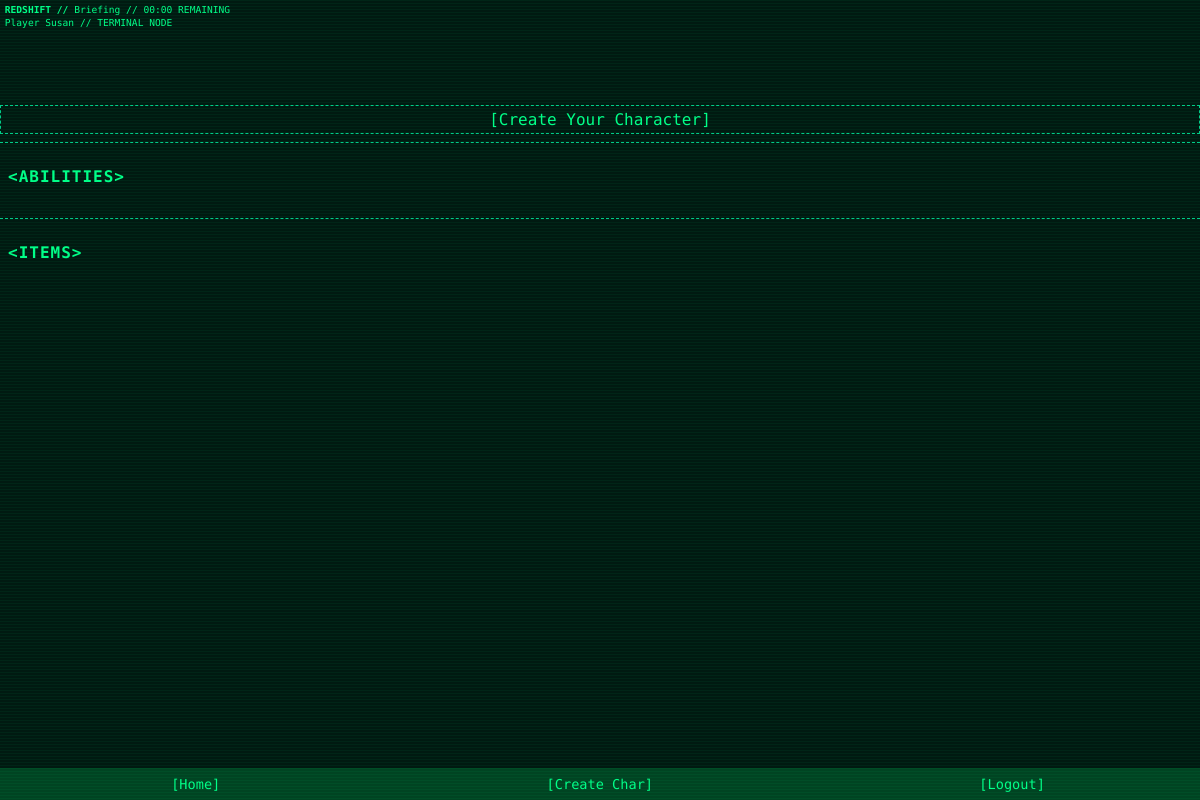
Page /dashboard (signed in) on the committed database.
### app/models.py (models this page shows)
class GameState(db.Model):
    id = db.Column(db.Integer, primary_key=True, default=1)
    current_phase = db.Column(db.String(50), default="Not Started")
    phase_started_at = db.Column(db.DateTime, nullable=True)
    phase_duration_minutes = db.Column(db.Integer, default=40)
    alert_level = db.Column(db.String(20), default="Nominal")

class User(UserMixin, db.Model):
    id = db.Column(db.Integer, primary_key=True)
    username = db.Column(db.String(64), unique=True, nullable=False)
    email = db.Column(db.String(120), unique=True, nullable=False)
    password = db.Column(db.String(128), nullable=False)
    is_verified = db.Column(db.Boolean, default=False)
    role = db.Column(db.String(20), default='Player')  # 'Player' or 'Control'
    theme = db.Column(db.String(32), default='theme-green')
    character = db.relationship("Character", backref="user", uselist=False)

### app/routes.py (the view)
@main_bp.route('/dashboard')
@login_required
def dashboard():
    state = GameState.query.get(1)
    now = datetime.now()
    if current_user.role == 'Control':
        from .models import User, Character
        all_users = User.query.all()
        all_characters = Character.query.all()
        return render_template('control/dashboard.html', users=all_users, characters=all_characters, state=state, now=now)
    else:
        character = current_user.character
        return render_template(
            'player/dashboard.html',
            character=current_user.character,
            state=state,
            now=now
        )

### app/models.py (called while the page is built)
@login_manager.user_loader
def load_user(user_id):
    return User.query.get(int(user_id))

### app/templates/player/dashboard.html (shortened to what this page needs)
{% extends "base.html" %}
{% block content %}
{% if current_user.character %}
<div class="character-block">
  <img src="{{ url_for('static', filename='images/' + (current_user.character.image_filename or 'fallback.png')) }}"
     alt="portrait">
  <div class="char-info">
    <strong>{{ current_user.character.name.split()[:-1]|join(' ') }} {{ current_user.character.name.split()[-1]|upper }}</strong><br>
    {{ current_user.character.position }}<br>
    {{ current_user.character.affiliation }}<br>
    <a href="{{ url_for('main.edit_character') }}">Edit</a>
  </div>
</div>
{% else %}
<div class="character-block create">
  <a href="{{ url_for('main.claim_character') }}">Create Your Character</a>
</div>
{% endif %}
<div class="abilities-block">
  <h3>Abilities</h3>
</div>
<div class="items-block">
  <h3>Items</h3>
</div>
{% endblock %}

### app/templates/base.html (shortened to what this page needs)
<!DOCTYPE html>
<html lang="en">
<head>
  <link rel="stylesheet" href="{{ url_for('static', filename='css/retro.css') }}">
</head>
<body class="{{ current_user.theme if current_user.is_authenticated else 'theme-green' }}">
<div class="top-bar">
  <div>
    <strong>REDSHIFT //</strong>
    {% if state %}
      {{ state.current_phase }} //
      {% if state.phase_started_at %}
        <span id="phase-timer"></span>
      {% else %}
        Not started
      {% endif %}
    {% else %}
      STATE UNKNOWN
    {% endif %}
  </div>
  <div>
    {{ current_user.role if current_user.is_authenticated else "GUEST" }}
    {{ current_user.username }} // TERMINAL NODE
  </div>
</div>
<main class="main-content">
  {% block content %}{% endblock %}
</main>
<div class="nav-bar-bottom">
  {% if current_user.is_authenticated %}
  <a href="{{ url_for('main.dashboard') }}">Home</a>
    {% if current_user.role == 'Control' %}
    <a href="{{ url_for('main.manage_displays') }}">Displays</a>
    <a href="{{ url_for('main.control_game_state') }}">Game State</a>
    {% else %}
      {% if character %}
        <a href="{{ url_for('main.edit_character') }}">Edit</a>
      {% else %}
        <a href="{{ url_for('main.claim_character') }}">Create Char</a>
      {% endif %}
    {% endif %}
    <a href="{{ url_for('auth.logout') }}">Logout</a>
  {% else %}
    <a href="{{ url_for('auth.login') }}">Login</a>
    <a href="{{ url_for('auth.register') }}">Register</a>
  {% endif %}
</div>
</body>
</html>

### app/static/css/retro.css (style rules this page uses)
:root { --color-bg: #001a11; }
.theme-green { --color-fg: #00ff88; --color-accent: #00ffaa; --color-border: #00cc88; --color-muted: #004422; }
@media (min-width: 600px) { body { background-color: var(--color-bg); color: var(--color-fg); font-family: 'Share Tech Mono', monospace; margin: 0; padding: 0; animation: flickerAnim 3.6s infinite alternate; } }
@media (min-width: 600px) { a, h1, h2, h3, p, label, input, textarea, button, .nav-bar, .panel { animation: flickerAnim 3.6s infinite alternate; } }
@media (min-width: 600px) { body::before { content: ""; position: fixed; top: 0; left: 0; width: 100%; height: 100%; pointer-events: none; background: repeating-linear-gradient( to bottom, rgba(0, 255, 136, 0.05) 0px, rgba(0, 255, 136, 0.05) 1px, transparent 1px, transparent 3px ); z-index: 9999; animation: roll 60s linear infinite; } }
a { text-decoration: none; color: var(--color-fg) }
a:before { content: "["; color: var(--color-fg) }
a:after { content: "]"; color: var(--color-fg) }
h1, h2, h3, label { text-transform: uppercase; letter-spacing: 1px; font-size: 1rem; }
h3:before { content: "<"; color: var(--color-fg); }
h3:after { content: ">"; color: var(--color-fg); }
.top-bar { background-color: var(--color-bg); color: var(--color-fg); padding: 0.5em; line-height: 1.1; white-space: normal; display: flex; flex-direction: column; gap: 0.25em; text-transform: capitalize; font-size: 0.6em; }
.main-content { padding-top: 2rem; }
.character-block { margin-top: 2.5rem; display: flex; gap: 1rem; align-items: center; padding: 0.25rem 0.75rem; border: 1px dashed var(--color-border); }
.character-block.create { justify-content: center; text-align: center; }
.condition-block, .abilities-block, .items-block { padding: 0.5rem; margin-top: 0.5rem; border-top: 1px dashed var(--color-border); }
.nav-bar-bottom { position: fixed; bottom: 0; width: 100%; background-color: var(--color-muted); display: flex; justify-content: space-around; padding: 0.5rem; z-index: 100; }
.nav-bar-bottom a { font-size: 0.85rem; color: var(--color-fg); text-decoration: none; }

### rows in the picture
GameState: current_phase "Briefing"
User: role "Player", username "Susan"
